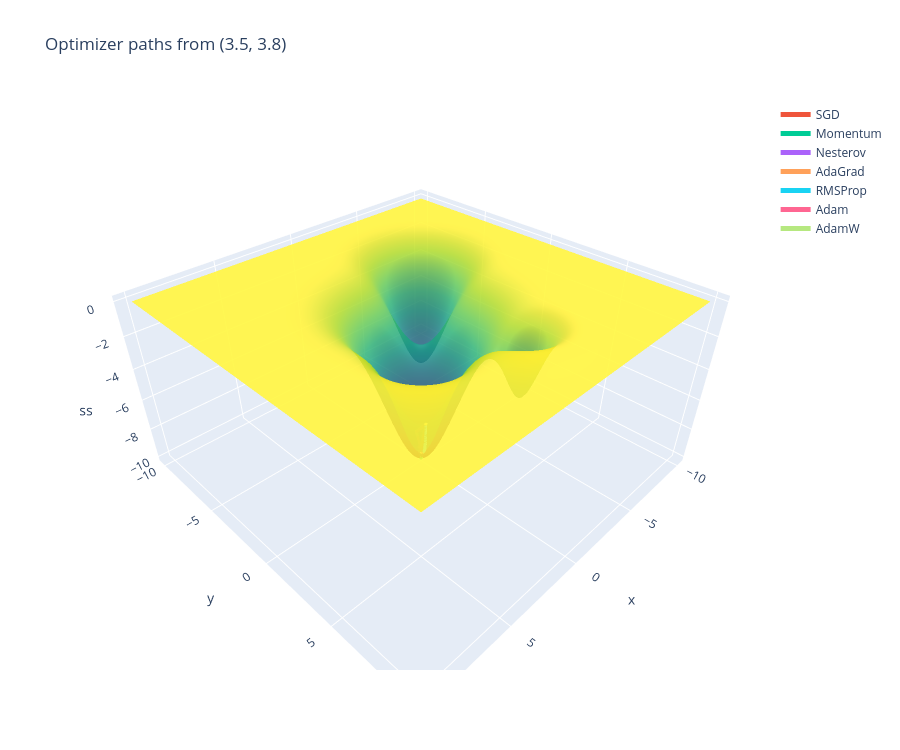

The notebook cell this image was saved under:
### Markdown cell above
## 7. Interactive 3D view

Click optimizer names in the legend to show or hide their paths. Drag to rotate.

### Code cell
def plot_3d(start_xy=(3.5, 3.8), steps=3000, lrs=None):
    lrs = lrs or BEST_LR or DEFAULT_LR
    start = torch.tensor([start_xy], dtype=torch.float64)
    xs3 = torch.linspace(-10, 10, 120, dtype=torch.float64)
    X3, Y3 = torch.meshgrid(xs3, xs3, indexing="xy")
    Z3 = terrain(torch.stack([X3, Y3], -1))
    fig = go.Figure(go.Surface(x=X3, y=Y3, z=Z3, colorscale="Viridis", opacity=0.85, showscale=False))
    for name in SCRATCH:
        path = run_path(SCRATCH[name], start, steps, lr=lrs[name])[::10, 0]
        fig.add_trace(go.Scatter3d(x=path[:, 0], y=path[:, 1], z=terrain(path) + 0.05,
                                   mode="lines+markers", marker=dict(size=2), line=dict(width=5), name=name))
    fig.update_layout(title=f"Optimizer paths from {start_xy}", height=750,
                      scene=dict(xaxis_title="x", yaxis_title="y", zaxis_title="loss"))
    fig.show()

plot_3d((3.5, 3.8))

### Figure 1 — Plotly figure (JSON) as saved in the notebook; plotly's stock layout.template omitted (floating-point values rounded to 4 significant figures; data arrays with more than 128 entries replaced by an {"elided": "..."} marker saying what was removed)
{"data": [{"colorscale": [[0.0, "#440154"], [0.1111, "#482878"], [0.2222, "#3e4989"], [0.3333, "#31688e"], [0.4444, "#26828e"], [0.5556, "#1f9e89"], [0.6667, "#35b779"], [0.7778, "#6ece58"], [0.8889, "#b5de2b"], [1.0, "#fde725"]], "opacity": 0.85, "showscale": false, "type": "surface", "x": {"elided": "120x120 float values"}, "y": {"elided": "120x120 float values"}, "z": {"elided": "120x120 float values"}}, {"line": {"width": 5}, "marker": {"size": 2}, "mode": "lines+markers", "name": "SGD", "type": "scatter3d", "x": {"elided": "301 float values"}, "y": {"elided": "301 float values"}, "z": {"elided": "301 float values"}}, {"line": {"width": 5}, "marker": {"size": 2}, "mode": "lines+markers", "name": "Momentum", "type": "scatter3d", "x": {"elided": "301 float values"}, "y": {"elided": "301 float values"}, "z": {"elided": "301 float values"}}, {"line": {"width": 5}, "marker": {"size": 2}, "mode": "lines+markers", "name": "Nesterov", "type": "scatter3d", "x": {"elided": "301 float values"}, "y": {"elided": "301 float values"}, "z": {"elided": "301 float values"}}, {"line": {"width": 5}, "marker": {"size": 2}, "mode": "lines+markers", "name": "AdaGrad", "type": "scatter3d", "x": {"elided": "301 float values"}, "y": {"elided": "301 float values"}, "z": {"elided": "301 float values"}}, {"line": {"width": 5}, "marker": {"size": 2}, "mode": "lines+markers", "name": "RMSProp", "type": "scatter3d", "x": {"elided": "301 float values"}, "y": {"elided": "301 float values"}, "z": {"elided": "301 float values"}}, {"line": {"width": 5}, "marker": {"size": 2}, "mode": "lines+markers", "name": "Adam", "type": "scatter3d", "x": {"elided": "301 float values"}, "y": {"elided": "301 float values"}, "z": {"elided": "301 float values"}}, {"line": {"width": 5}, "marker": {"size": 2}, "mode": "lines+markers", "name": "AdamW", "type": "scatter3d", "x": {"elided": "301 float values"}, "y": {"elided": "301 float values"}, "z": {"elided": "301 float values"}}], "layout": {"height": 750, "scene": {"xaxis": {"title": {"text": "x"}}, "yaxis": {"title": {"text": "y"}}, "zaxis": {"title": {"text": "loss"}}}, "title": {"text": "Optimizer paths from (3.5, 3.8)"}}}
